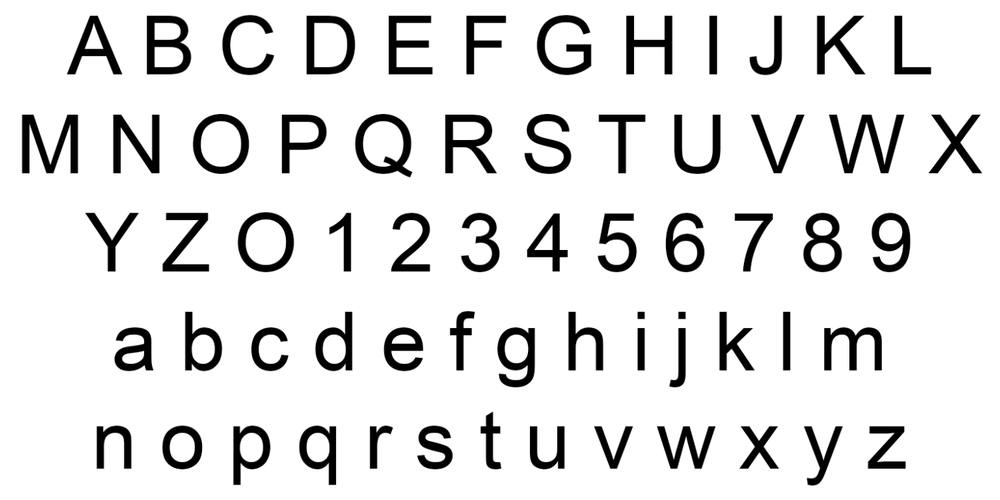
#> input picture zdata_latih/arial.png, 1000 x 500 px, shrunk from 1500 x 750 before the run
$ python pengujian.py
#> lines starting #> are read from the running program, lines starting #| are printed output that depends on the picture; after the words box and inside, x2 and y2 are one past the last pixel; in counts of white or black regions, pixels touching at a corner belong together
import cv2
import numpy as np

#Create MSER object
mser = cv2.MSER_create()

#Your image path i-e receipt path
img = cv2.imread('zdata_latih/arial.png')
#> img is the input picture: shape (500, 1000, 3); min 0, max 255, mean 225.9

#Convert to gray scale
gray = cv2.cvtColor(img, cv2.COLOR_BGR2GRAY)

vis = img.copy()

#detect regions in gray scale image
regions, _ = mser.detectRegions(gray)
#> regions = 2382 items

hulls = [cv2.convexHull(p.reshape(-1, 1, 2)) for p in regions]
#> hulls = 2382 contours; largest, box (x1, y1, x2, y2) and area: (829, 114, 905, 174) 3586, (829, 114, 905, 174) 3579, (829, 114, 905, 174) 3578, (829, 114, 905, 174) 3572, (829, 114, 905, 174) 3566

cv2.polylines(vis, hulls, 1, (0, 255, 0))
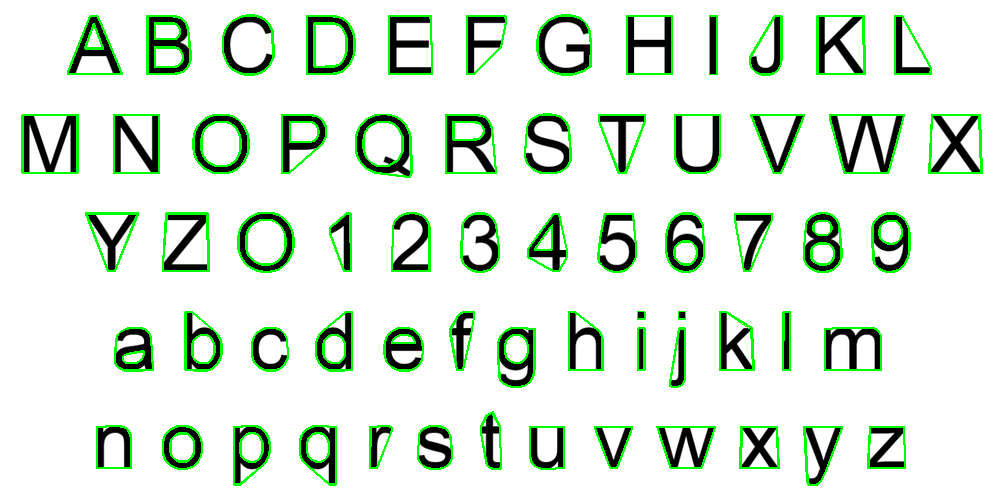
#> vis: shape (500, 1000, 3); 5.53% of pixels changed, all inside (x1, y1, x2, y2) = (21, 14, 983, 486)

cv2.imshow('img', vis)

cv2.waitKey(0)

mask = np.zeros((img.shape[0], img.shape[1], 1), dtype=np.uint8)

for contour in hulls:

    cv2.drawContours(mask, [contour], -1, (255, 255, 255), -1)
#> this loop made 2382 passes
#> contour on passes 1 to 3: [[23, 115], [76, 115], [76, 172], [23, 172]], [[23, 115], [76, 115], [76, 172], [23, 172]], [[23, 115], [76, 115], [76, 172], [23, 172]]
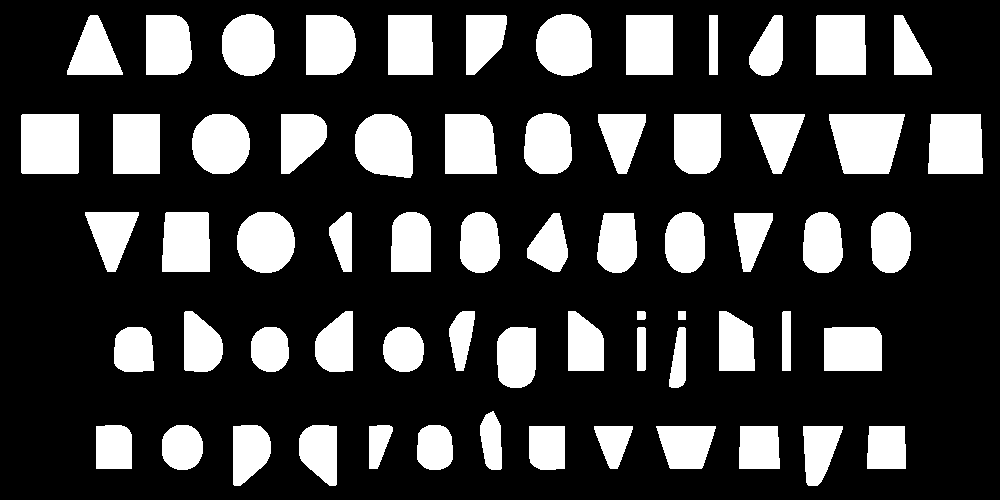
#> mask: shape (500, 1000, 1); 24.6% white; 64 white regions, largest, box (x1, y1, x2, y2) and area: (829, 114, 905, 174) 3705, (21, 114, 79, 174) 3477, (928, 114, 983, 174) 3153

#this is used to find only text regions, remaining are ignored
text_only = cv2.bitwise_and(img, img, mask=mask)
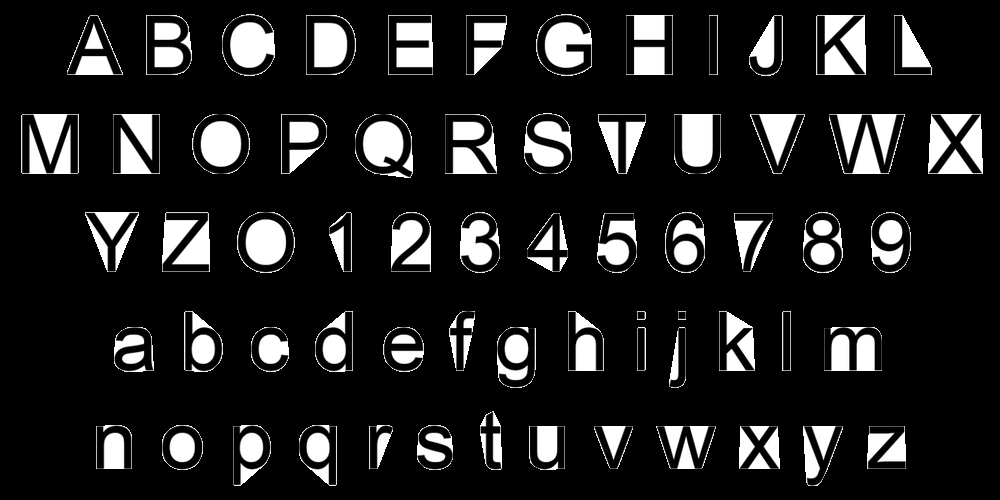
#> text_only: shape (500, 1000, 3); min 0, max 255, mean 33.7

cv2.imshow("text only", text_only)

cv2.waitKey(0)

$ run again, with zdata_latih/DJB play misty.png copied over zdata_latih/arial.png
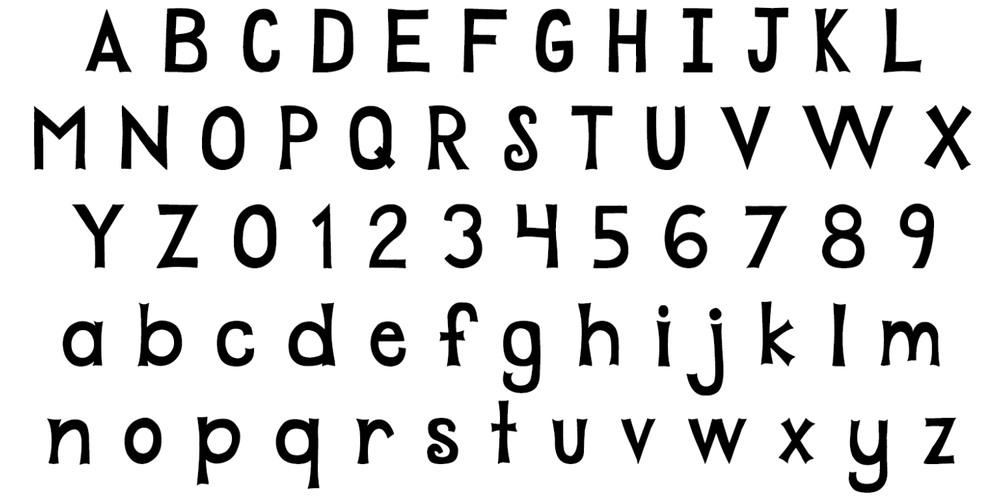
#> input picture zdata_latih/DJB play misty.png, 1000 x 500 px, shrunk from 1500 x 750 before the run
#> img is the input picture: shape (500, 1000, 3); min 0, max 255, mean 220.5
#> regions = 2796 items
#> hulls = 2796 contours; largest, box (x1, y1, x2, y2) and area: (801, 105, 894, 170) 4308, (802, 105, 894, 170) 4302, (802, 105, 894, 170) 4300, (802, 105, 894, 170) 4293, (802, 105, 894, 170) 4293
#> vis: shape (500, 1000, 3); 5.97% of pixels changed, all inside (x1, y1, x2, y2) = (33, 7, 972, 493)
#> after the loop `for contour in hulls:`:
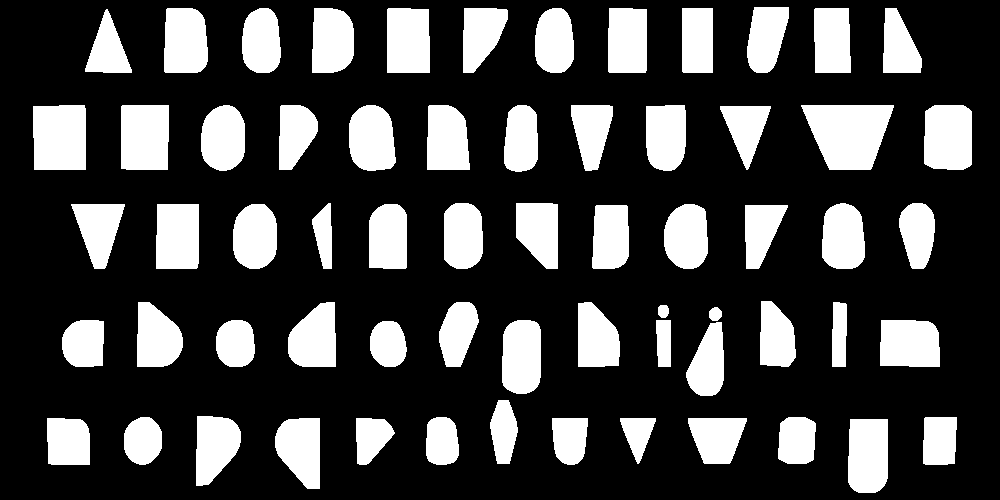
#> mask: shape (500, 1000, 1); 26.2% white; 64 white regions, largest, box (x1, y1, x2, y2) and area: (801, 105, 894, 170) 4441, (33, 105, 86, 170) 3384, (121, 105, 169, 170) 3086
#> `text_only = cv2.bitwise_and(img, img, mask=mask)`:
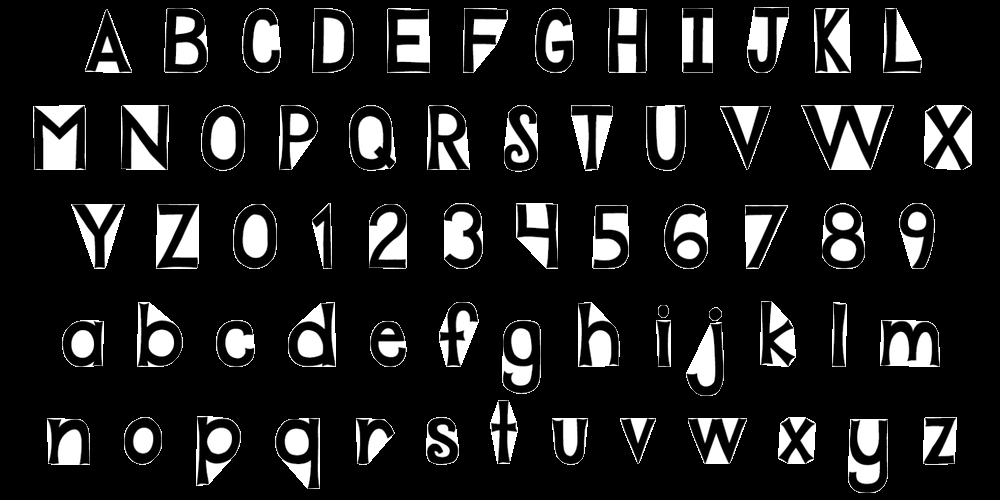
#> text_only: shape (500, 1000, 3); min 0, max 255, mean 32.3

$ run again, with zdata_latih/JT leonor italic.png copied over zdata_latih/arial.png
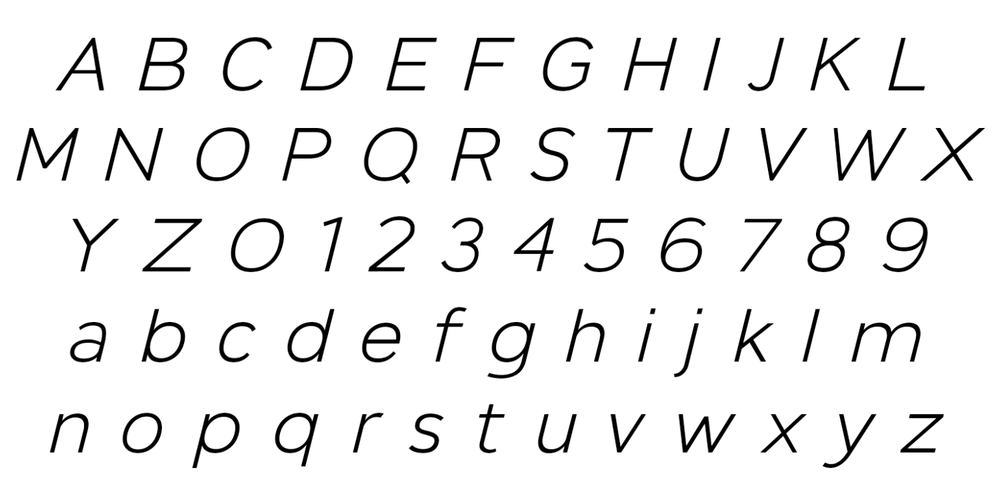
#> input picture zdata_latih/JT leonor italic.png, 1000 x 500 px, shrunk from 1500 x 750 before the run
#> img is the input picture: shape (500, 1000, 3); min 0, max 255, mean 239.3
#> regions = 2747 items
#> hulls = 2747 contours; largest, box (x1, y1, x2, y2) and area: (833, 128, 907, 181) 2909, (833, 128, 907, 181) 2898, (833, 128, 907, 181) 2897, (833, 128, 907, 181) 2887, (833, 128, 907, 181) 2882
#> vis: shape (500, 1000, 3); 5.27% of pixels changed, all inside (x1, y1, x2, y2) = (16, 37, 985, 469)
#> after the loop `for contour in hulls:`:
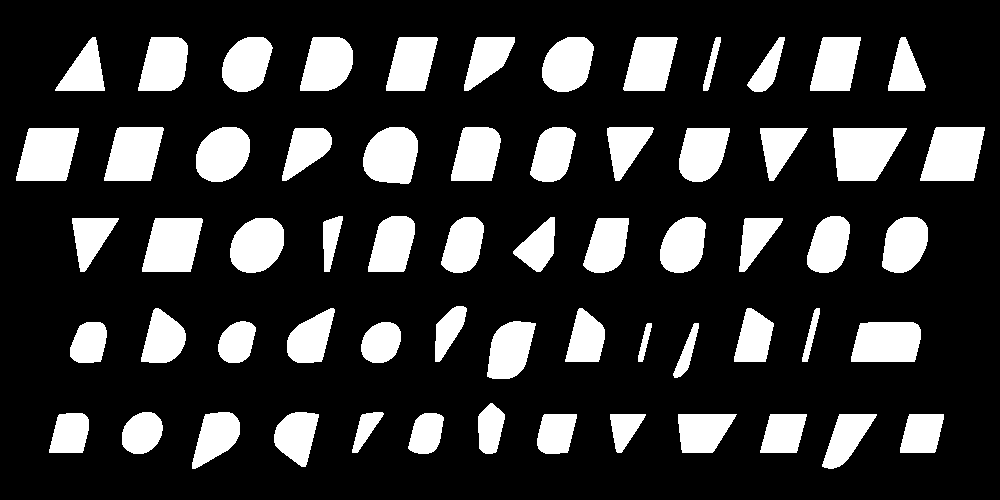
#> mask: shape (500, 1000, 1); 20.6% white; 62 white regions, largest, box (x1, y1, x2, y2) and area: (833, 128, 907, 181) 3017, (920, 127, 985, 181) 2812, (16, 128, 79, 181) 2713
#> `text_only = cv2.bitwise_and(img, img, mask=mask)`:
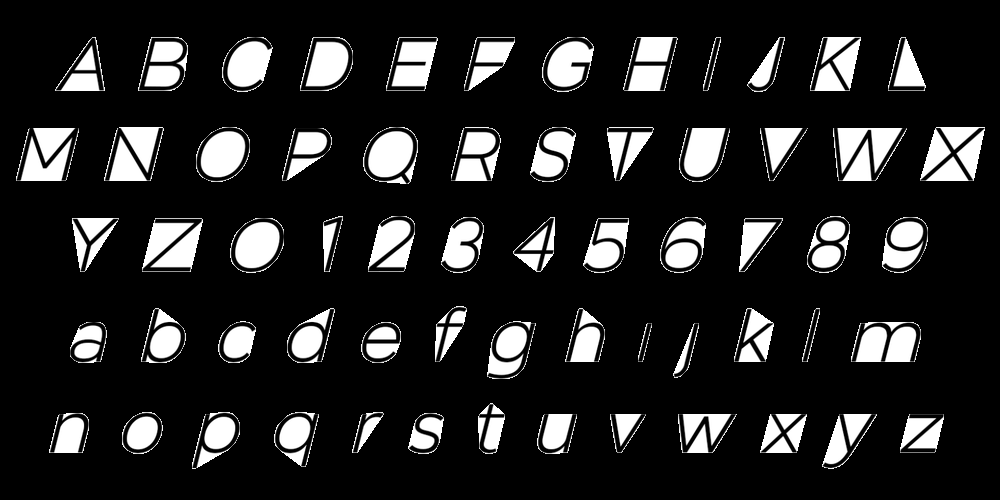
#> text_only: shape (500, 1000, 3); min 0, max 255, mean 37
